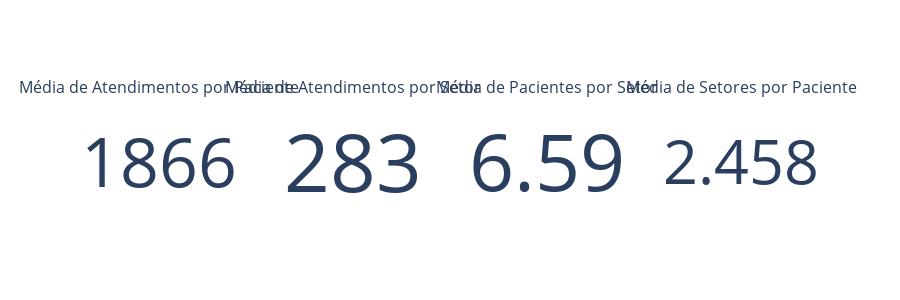

The cell this chart's notebook holds for it:
### Code cell
# Updating the plot to include the new average calculation
fig_avg_updated = make_subplots(
    rows=1, cols=4,
    specs=[[{"type": "domain"}, {"type": "domain"}, {"type": "domain"}, {"type": "domain"}]],
    subplot_titles=("Média de Atendimentos por Paciente", "Média de Atendimentos por Setor", 
                    "Média de Pacientes por Setor", "Média de Setores por Paciente")
)

# Adding the indicators for averages
fig_avg_updated.add_trace(go.Indicator(mode="number", value=avg_atendimentos_setor), row=1, col=1)
fig_avg_updated.add_trace(go.Indicator(mode="number", value=avg_pacientes_setor), row=1, col=2)
fig_avg_updated.add_trace(go.Indicator(mode="number", value=avg_atendimentos_paciente), row=1, col=3)
fig_avg_updated.add_trace(go.Indicator(mode="number", value=avg_setores_por_paciente), row=1, col=4)

# Updating the layout
fig_avg_updated.update_layout(height=300, template='plotly_white')

# Display the plot
fig_avg_updated.show()

### Figure 1 — Plotly figure (JSON) as saved in the notebook; plotly's stock layout.template omitted (floating-point values rounded to 4 significant figures)
{"data": [{"domain": {"x": [0, 0.2125], "y": [0, 1]}, "mode": "number", "type": "indicator", "value": 1866}, {"domain": {"x": [0.2625, 0.475], "y": [0, 1]}, "mode": "number", "type": "indicator", "value": 283}, {"domain": {"x": [0.525, 0.7375], "y": [0, 1]}, "mode": "number", "type": "indicator", "value": 6.588}, {"domain": {"x": [0.7875, 1], "y": [0, 1]}, "mode": "number", "type": "indicator", "value": 2.458}], "layout": {"annotations": [{"font": {"size": 16}, "showarrow": false, "text": "Média de Atendimentos por Paciente", "x": 0.1062, "xanchor": "center", "xref": "paper", "y": 1, "yanchor": "bottom", "yref": "paper"}, {"font": {"size": 16}, "showarrow": false, "text": "Média de Atendimentos por Setor", "x": 0.3688, "xanchor": "center", "xref": "paper", "y": 1, "yanchor": "bottom", "yref": "paper"}, {"font": {"size": 16}, "showarrow": false, "text": "Média de Pacientes por Setor", "x": 0.6313, "xanchor": "center", "xref": "paper", "y": 1, "yanchor": "bottom", "yref": "paper"}, {"font": {"size": 16}, "showarrow": false, "text": "Média de Setores por Paciente", "x": 0.8938, "xanchor": "center", "xref": "paper", "y": 1, "yanchor": "bottom", "yref": "paper"}], "height": 300}}
